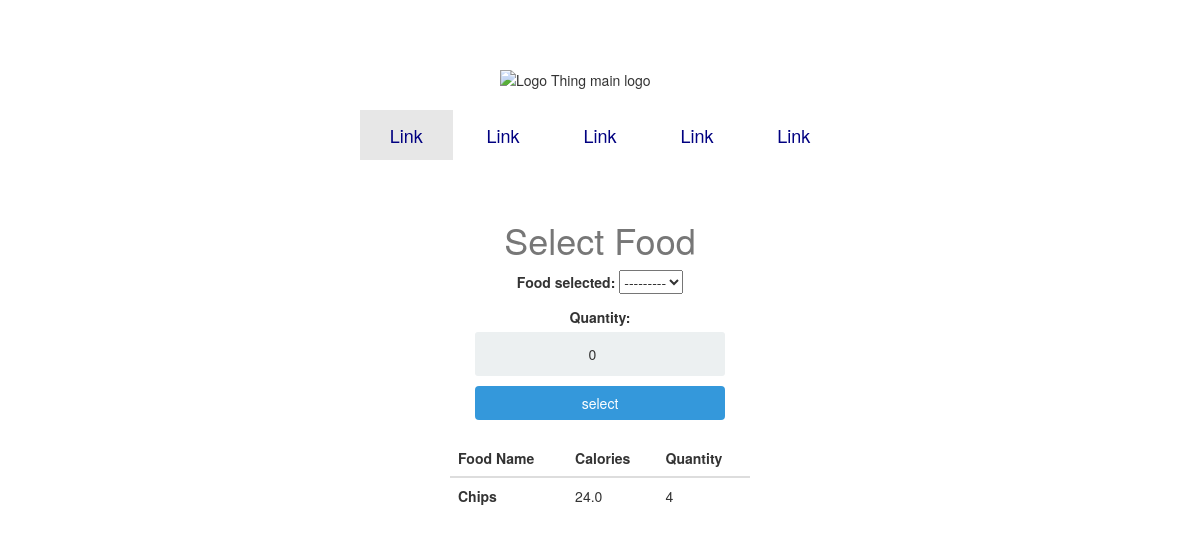
The app's page /select_food/ (signed in), older data.
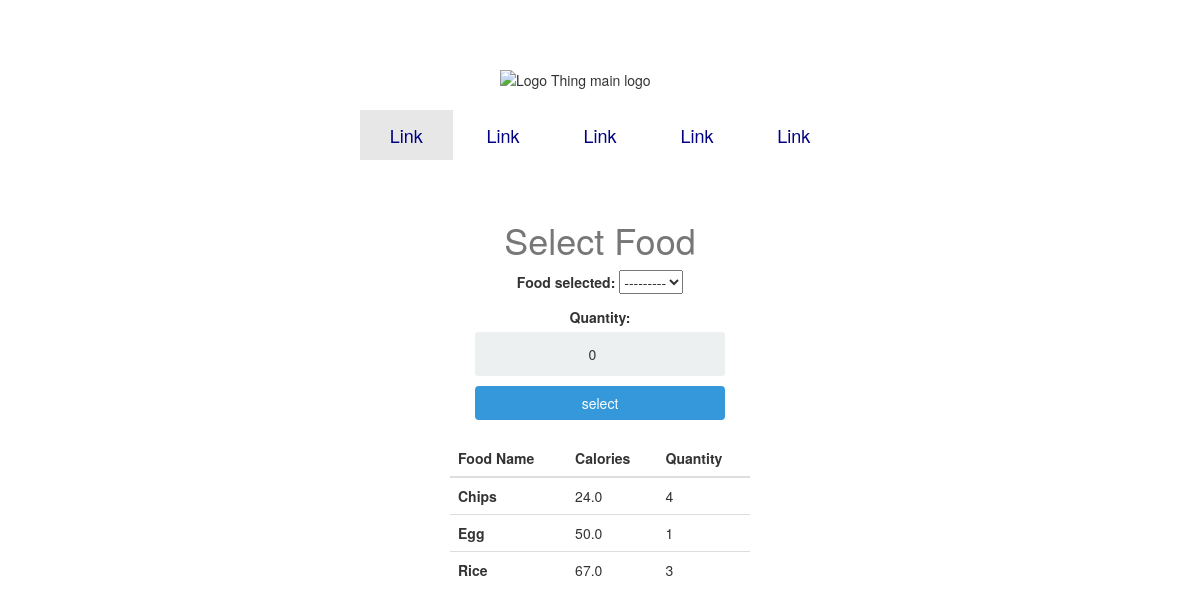
The same page, newer data.
### calories/models.py (models this page shows)
class Food(models.Model):
	name = models.CharField(max_length=200 ,null=False)
	quantity = models.IntegerField(null=False,default=0)
	calorie = models.FloatField(null=False,default=0)
	person_of = models.ForeignKey(User,null=True,on_delete=models.CASCADE)
	def __str__(self):
		return self.name

### calories/views.py (the view)
# urls.py: path('select_food/',new_food,name='select_food'),
@login_required
def new_food(request):
	food_items = Food.objects.filter(person_of=request.user)
	if request.method == 'POST':
		form = SelectFoodForm(request.user,request.POST)
		if form.is_valid():
			profile = form.save(commit=False)
			profile.person_of = request.user
			profile.save()
			return redirect('home')
	else:
		form = SelectFoodForm(request.user)
	context = {'form':form,'food_items':food_items}
	return render(request, 'select_food.html',context)

### calories/forms.py
class SelectFoodForm(forms.ModelForm):
    class Meta:
        model = Profile
        fields = ('food_selected','quantity')
    def __init__(self, user, *args, **kwargs):
        super(SelectFoodForm, self).__init__(*args, **kwargs)
        self.fields['food_selected'].queryset = Food.objects.filter(person_of=user)

### templates/select_food.html (shortened to what this page needs)
{% extends 'base.html' %}
{% block content %}
    <div class="login">
        <div class="login-screen">
            <div class="app-title">
                <h1>Select Food</h1>
            </div>
            <form method="POST" action="" class="login-form">
                {{ form.as_p }}
                <input class="btn login_btn" type="submit" value="select">
            </form>
        </div>
        <table class="table">
            <thead class="thead-dark">
                <tr>
                    <th scope="col">Food Name</th>
                    <th scope="col">Calories</th>
                    <th scope="col">Quantity</th>
                </tr>
            </thead>
            <tbody>
                {% for food in food_items %}
                <tr>
                    <th scope="row">{{ food.name }}</th>
                    <td>{{ food.calorie }}</td>
                    <td>{{ food.quantity }}</td>
                </tr>
                {% endfor %}
            </tbody>
        </table>
    </div>
{% endblock content %}

### templates/base.html (shortened to what this page needs)
<!DOCTYPE html>
{% load static %}
<html>
<head>
	<link href="{% static 'css/base.css' %}" rel="stylesheet">
	<link rel="stylesheet" href="https://maxcdn.bootstrapcdn.com/bootstrap/3.4.1/css/bootstrap.min.css">
</head>
<body><header role="banner">
  <img id="logo-main" src="https://s3-us-west-2.amazonaws.com/s.cdpn.io/32877/logo-thing.png" width="200" alt="Logo Thing main logo">
<nav id="navbar-primary" class="navbar navbar-default" role="navigation">
  <div class="container-fluid">
    <div class="collapse navbar-collapse" id="navbar-primary-collapse">
      <ul class="nav navbar-nav">
        <li class="active"><a href="#">Link</a></li>
        <li><a href="#">Link</a></li>
        <li><a href="#">Link</a></li>
        <li><a href="#">Link</a></li>
        <li><a href="#">Link</a></li>
      </ul>
    </div>
  </div>
</nav>
</header>
        {% block content %}
        {% endblock content %}
</body>
</html>

### static/css/base.css (style rules this page uses)
header[role="banner"] #logo-main { display: block; margin: 20px auto; }
#navbar-primary.navbar-default { background: transparent; border: none; }
#navbar-primary.navbar-default .navbar-nav { width: 100%; text-align: center; }
#navbar-primary.navbar-default .navbar-nav > li { display: inline-block; float: none; }
#navbar-primary.navbar-default .navbar-nav > li > a { padding-left: 30px; padding-right: 30px; color:#000080; font-size: 18px; }
body { font-family: Arial; background-color: #3498DB; padding: 50px; }
.login { margin: 20px auto; width: 300px; }
.login-screen { background-color: #FFF; padding: 20px; border-radius: 5px }
.app-title { text-align: center; color: #777; }
.login-form { text-align: center; }
input { text-align: center; background-color: #ECF0F1; border: 2px solid transparent; border-radius: 3px; font-size: 16px; font-weight: 200; padding: 10px 0; width: 250px; transition: border .5s; }
.btn { border: 2px solid transparent; background: #3498DB; color: #ffffff; font-size: 16px; line-height: 25px; padding: 10px 0; text-decoration: none; text-shadow: none; border-radius: 3px; box-shadow: none; transition: 0.25s; display: block; width: 250px; margin: 0 auto; }

Row changes from the older to the newer data that the page shows:
added Food: name "Egg", calorie "50.0", quantity "1"
added Food: name "Rice", calorie "67.0", quantity "3"
